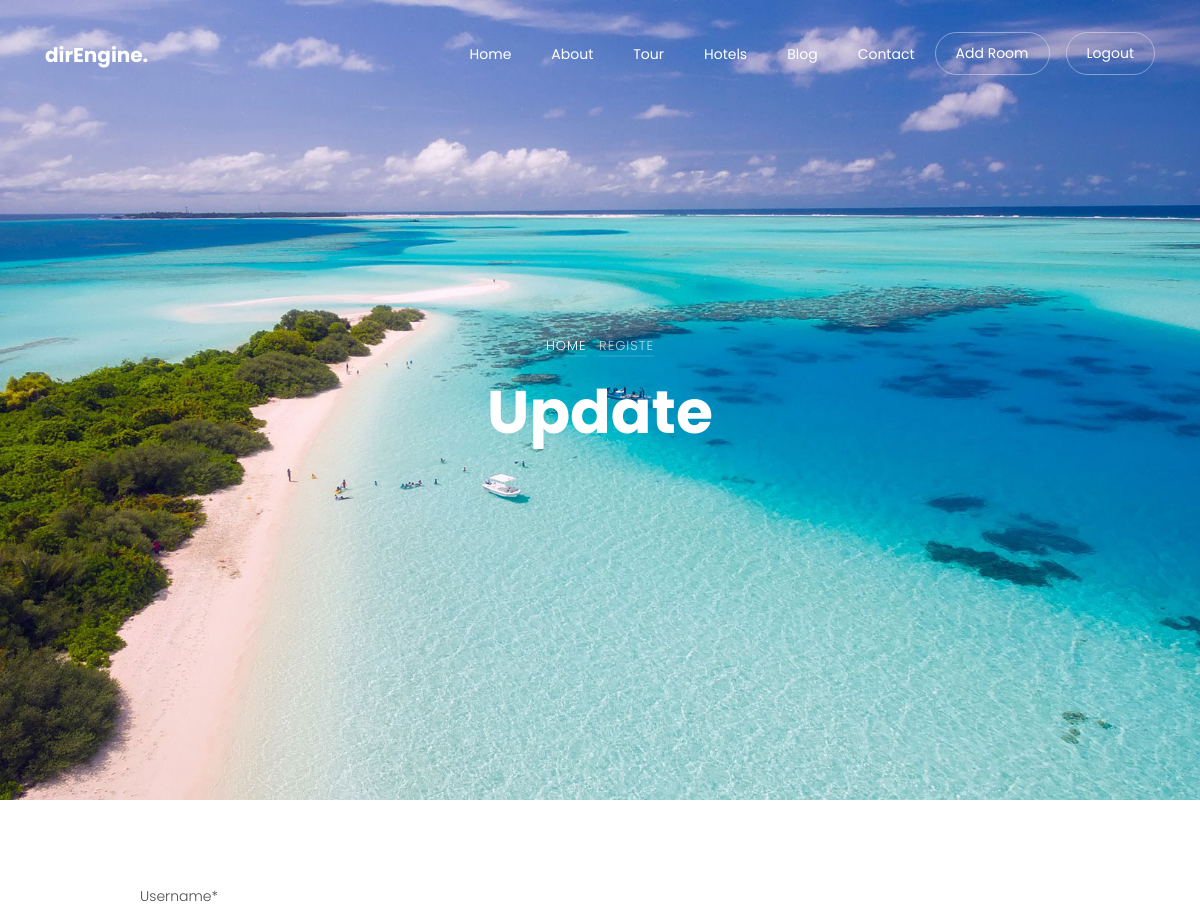
The app's page /accounts/profile/saeed/update/ (signed in, upper part), older data.
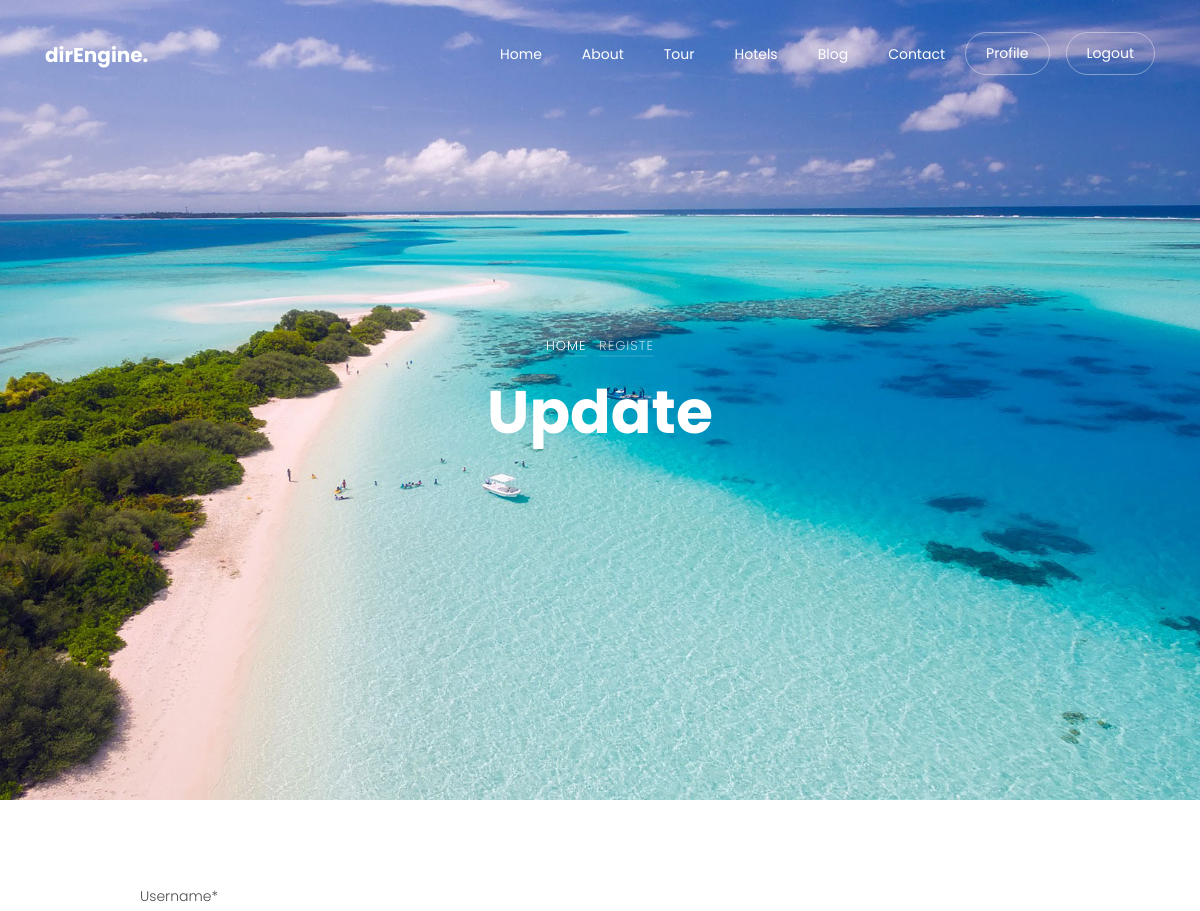
The same page, newer data.
### accounts/views.py (the view, shortened to what this page needs)
# urls.py: path('profile/<slug:slug>/update/',views.ProfileUpdateView.as_view(),name='profile-update'),
class ProfileUpdateView(UserPassesTestMixin,LoginRequiredMixin,UpdateView):
    model=get_user_model()
    form_class=UserUpdateForm
    def test_func(self):
        if self.get_object() == self.request.user:
            return True
        return False

### accounts/models.py (called while the page is built)
    def get_absolute_url(self):
        return reverse('accounts:profile', args=[self.slug])

### project/context_processors.py (called while the page is built)
def nav_links(request):
    urlpath = request.path
    cxt = {
        'urlpath':urlpath,
    }
    return cxt

def myfooter(request):
    info = Info.objects.last()
    cxt = {
        'myfooter':info,
    }
    return cxt

### accounts/templates/accounts/user_form.html (shortened to what this page needs)
{% extends "base.html" %}
{% load static %}
{% load crispy_forms_tags %}
{% block content %}
<div class="hero-wrap js-fullheight" style="background-image: url('{% static 'images/bg_2.jpg' %}');">
    <div class="container">
      <div class="row no-gutters slider-text js-fullheight align-items-center justify-content-center" data-scrollax-parent="true">
        <div class="col-md-9 ftco-animate text-center" data-scrollax=" properties: { translateY: '70%' }">
          <p class="breadcrumbs" data-scrollax="properties: { translateY: '30%', opacity: 1.6 }"><span class="mr-2"><a href="index.html">Home</a></span> <span>Registe</span></p>
          <h1 class="mb-3 bread" data-scrollax="properties: { translateY: '30%', opacity: 1.6 }">{% if 'update' in urlpath %}Update{% else %}Sign Up{% endif %}</h1>
        </div>
      </div>
    </div>
  </div>
  <section class="ftco-section contact-section ftco-degree-bg">
    <div class="container">
      <div class="row block-9">
        <div class="col-md-10 pr-md-10 mx-auto">
          <form method="POST" enctype="multipart/form-data">
            {{form|crispy}}
          </form>
        </div>
      </div>
    </div>
  </section>
{% endblock content %}

Row changes from the older to the newer data that the page shows:
changed User "Username *": is_staff True → False (drawn)
Text that changed along with them:
text no longer shown: "Add Room"
text now shown: "Profile"
